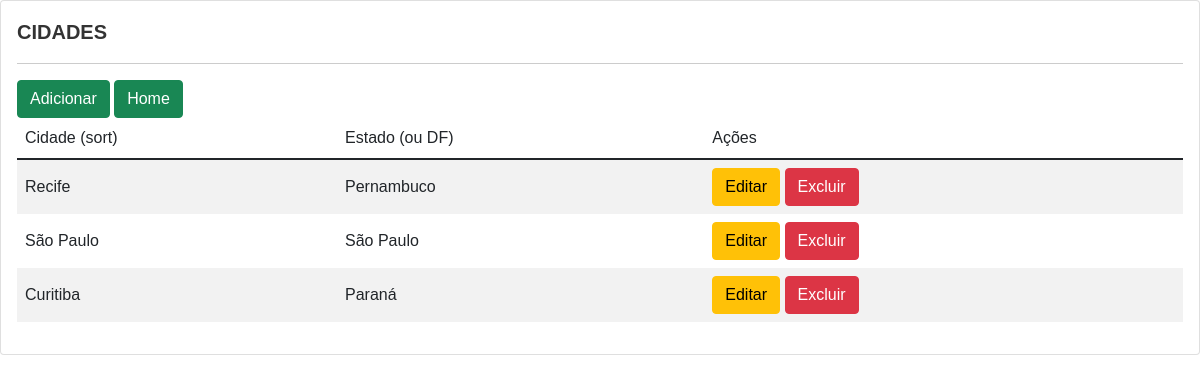
Screenshot of /city/ with the database file from the repository.
### portal6/models.py (models this page shows, shortened)
class City(models.Model):
    city_name = models.CharField(max_length=255, verbose_name='Cidade')
    city_state = models.ForeignKey(State, on_delete=models.CASCADE, verbose_name='Estado ou DF')

class State(models.Model):
    state_name = models.CharField(max_length=255, verbose_name='Estado ou DF')
    state_country = models.ForeignKey(Country, on_delete=models.CASCADE, verbose_name='País')
    def __str__(self):
        return self.state_name

### portal6/views.py (the view)
# urls.py: path('city/', views.city, name='city'),
def city(request):
    cities = City.objects.all()
    context = {
        'cities': cities
    }
    return render(request, 'city.html', context)

### portal6/templates/portal6/city.html
{% extends 'base.html' %}
{% block content %}
<div class="card">
    <div class="card-body">
        <h4>CIDADES</h4>
        <hr>
        <a class="btn btn-success" href="{% url 'city_add' %}"> Adicionar </a>
        <a class="btn btn-success" href="{% url 'home' %}"> Home </a>
        <table class="table table-striped">
            <thead>
                <tr>
                    <th>Cidade (sort)</th>
                    <th>Estado (ou DF)</th>
                    <th>Ações</th>
                </tr>
            </thead>
            <tbody>
                {% for city in cities %}
                <tr>
                    <td>{{ city.city_name }}</td>
                    <td>{{ city.city_state }}</td>
                    <td>
                        <a class="btn btn-warning" href="{% url 'city_edit' city.id %}">Editar</a>
                        <a class="btn btn-danger" href="{% url 'city_delete' city.id %}"
                            onclick="return confirm('Tem certeza que deseja DELETAR essa Cidade?')">Excluir</a>
                    </td>
                </tr>
                {% endfor %}
            </tbody>
        </table>
    </div>
</div>
{% endblock %}

### portal6/templates/base.html (style rules this page uses)
html, body { height: 100%; min-height: 100%; }
a,abbr,acronym,address,applet,article,aside,audio,b,big,blockquote,body,canvas,caption,center,cite,code,dd,del,details,dfn,div,dl,dt,embed,fieldset,figcaption,figure,footer,form,h2,h3,h4,h5,h6,header,hgroup,html,i,iframe,img,ins,kbd,label,legend,mark,menu,nav,object,output,p,pre,q,ruby,s,samp,section,small,span,strike,sub,summary,sup,tbody,tfoot,th,thead,time,tt,u,var,video { border: 0; font-size: 100%; font: inherit; margin: 0; padding: 0; vertical-align: baseline; }
body { line-height: 1.5; }
body { font-family: 'Verdana', sans-serif; color: rgba(0, 0, 0, 0.8); }
h1,h2,h3,h4,h5,h6,header { font-family: Verdana, sans-serif; }
a { color: #F80002; }
h4 { font-size: 20px; font-weight: bold; }
body { display: flex; flex-direction: column; background-color: white; width: 100%; }
table { align-content: center; border-collapse: collapse; border-spacing: 0; border: 0; font-size: 100%; font: inherit; height: auto; margin-bottom: 0px; margin: 0; padding: 10; vertical-align: middle; padding: 0; }
tr { align-content: center; border: 0; font-size: 100%; font: inherit; height: auto; margin: 0; padding: 10; vertical-align: middle; }
td { align-content: center; border: 0; font-size: 100%; font: inherit; height: auto; width: auto; margin: 0; padding: 0; vertical-align: middle; }
html { background-color: black; }

### rows the page displays
City: city_name "Recife", city_state "Pernambuco"
City: city_name "São Paulo", city_state "São Paulo"
City: city_name "Curitiba", city_state "Paraná"
